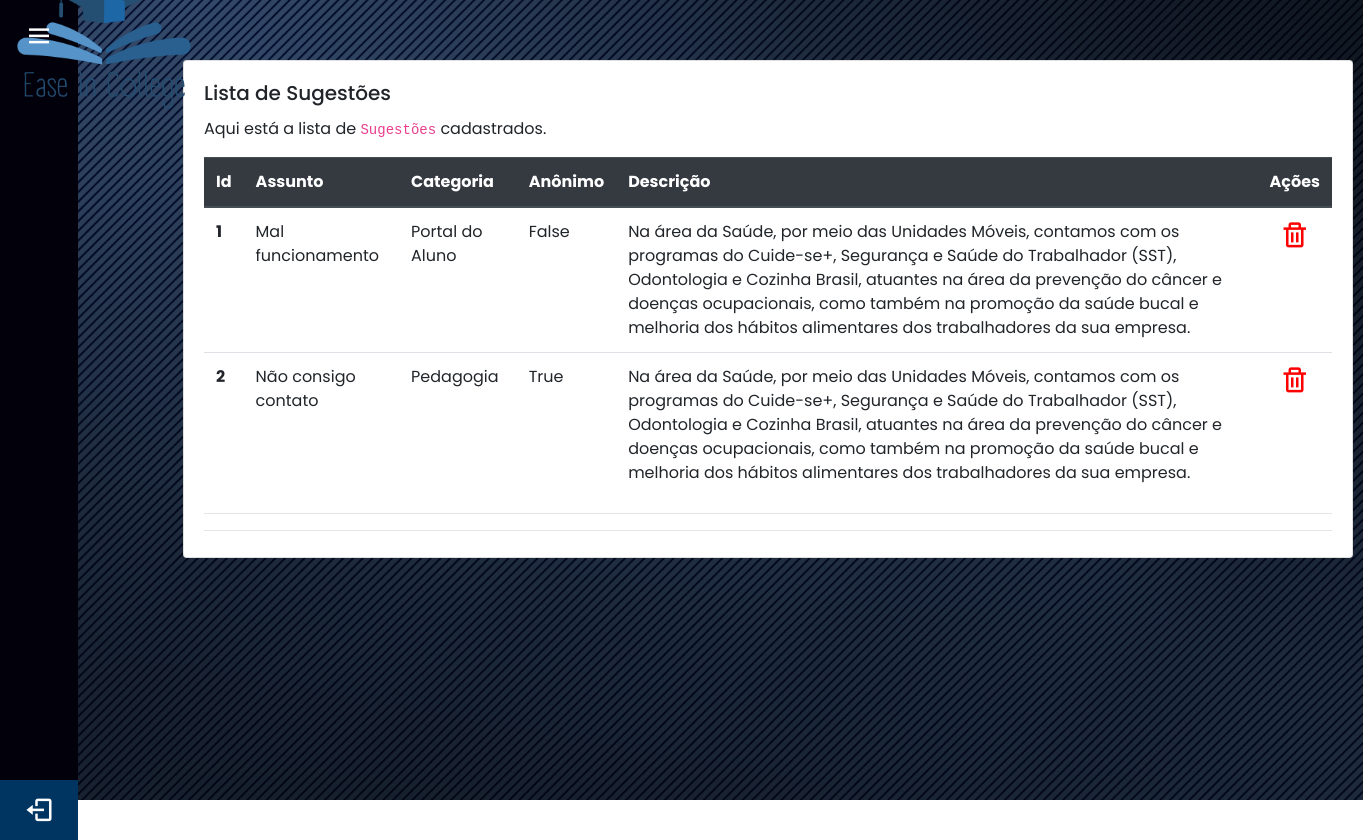
The page /app1/sugestoes/ on the database its author committed.
### app1/models.py (models this page shows, shortened)
class Sugestoes(models.Model):
    CATEGORIA_CHOICES = [
        ["AVA", "AVA"],
        ["Coordenação", "Coordenação"],
        ["Estrutura", "Estrutura"],
        ["Financeiro", "Financeiro"],
        ["Geral", "Geral"],
        ["Laboratórios", "Laboratórios"],
        ["Pedagogia", "Pedagogia"],
        ["Portal do Aluno", "Portal do Aluno"],
        ["Secretária", "Secretária"],
    ]
    assunto = models.CharField(max_length=100)
    categoria = models.CharField(max_length=100, choices=CATEGORIA_CHOICES)
    anonimo = models.BooleanField()
    descricao = models.TextField(default="")
    class Meta:
        verbose_name = 'Sugestão'
        verbose_name_plural = 'Sugestões'

### app1/views.py (the view)
# urls.py: path('sugestoes/', SugestaoListView.as_view(), name="lista_sugestoes"),
class SugestaoListView(ListView):
    template_name = "app3/sugestao/lista.html"
    model = Sugestoes
    context_object_name = "sugestoes"

### templates/app3/sugestao/lista.html (shortened to what this page needs)
{% extends "app3/layouts/base.html" %}
{% block conteudo %}
<div class="container" style="padding: 60px 0px; margin-left: 120px; width: 1380px; display: flex">
  <div class="row">
    <div class="col-lg-15 col-md-12 col-sm-12 col-xs-12" style="padding: 0px">
      <div class="card">
        <div class="card-body" style="padding-bottom: 10px">
          <h5 class="card-title">Lista de Sugestões</h5>
          {% if sugestoes|length > 0 %}
            <p class="card-text">
              Aqui está a lista de <code>Sugestões</code> cadastrados.
            </p>
            <div class="search-list">
            <table class="table" id="myTable">
              <thead class="thead-dark">
              <tr>
                <th scope="col">Id</th>
                <th scope="col">Assunto</th>
                <th scope="col">Categoria</th>
                <th scope="col">Anônimo</th>
                <th scope="col">Descrição</th>
                <th scope="col" class="text-center">Ações</th>
              </tr>
              </thead>
              <tbody>
              {% for sugestao in sugestoes %}
                <tr>
                  <th scope="row">{{ sugestao.id }}</th>
                  <td>{{ sugestao.assunto }}</td>
                  <td>{{ sugestao.categoria }}</td>
                  <td>{{ sugestao.anonimo }}</td>
                  <td>{{ sugestao.descricao }}</td>
                  <td class="text-center">
                    <a href="{% url 'app1:deleta_sugestao' pk=sugestao.id %}">
                      <i class='bx bx-trash effectEx'></i>
                    </a>
                  </td>
                </tr>
              {% endfor %}
              </tbody>
            </table>
            </div>
        {% else %}
          <div class="text-center mt-5 mb-5 jumbotron">
            <h5>Nenhum <code>Sugestão</code> cadastrado ainda.</h5>
          </div>
        {% endif %}
          <hr />
        <hr>
        </div>
      </div>
    </div>
  </div>
</div>
{% endblock %}

### app1/static/app2/css/master.css (style rules this page uses)
* { margin: 0; padding: 0; box-sizing: border-box; font-family: "Poppins" , sans-serif; }

### templates/app3/sugestao/lista.html (style rules this page uses)
.effectEx { color: red; font-size: 30px; }

### rows shown on the page
Sugestoes: id "1", assunto "Mal funcionamento", categoria "Portal do Aluno", anonimo "False", descricao "Na área da Saúde, por meio das Unidades Móveis, contamos com os programas do Cuide-se+, Segurança e Saúde do Trabalhador (SST), Odontologia e Cozinha Brasil, atuantes na área da prevenção do câncer e doenças ocupacionais, como também na promoção da saúde bucal e melhoria dos hábitos alimentares dos trabalhadores da sua empresa."
Sugestoes: id "2", assunto "Não consigo contato", categoria "Pedagogia", anonimo "True", descricao "Na área da Saúde, por meio das Unidades Móveis, contamos com os programas do Cuide-se+, Segurança e Saúde do Trabalhador (SST), Odontologia e Cozinha Brasil, atuantes na área da prevenção do câncer e doenças ocupacionais, como também na promoção da saúde bucal e melhoria dos hábitos alimentares dos trabalhadores da sua empresa."
